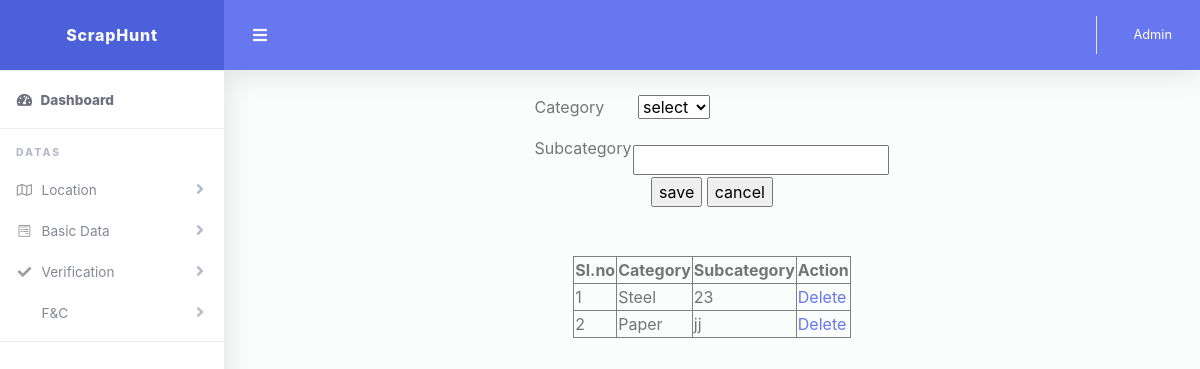
The app's page /Admin/Subcategory.php (signed in) with its own data.
### tables this page shows
CREATE TABLE `tbl_subcategory` (
  `subcategory_id` int(11) NOT NULL,
  `subcategory_name` varchar(50) NOT NULL,
  `category_id` int(11) NOT NULL
);

CREATE TABLE `tbl_category` (
  `Category_id` int(11) NOT NULL,
  `Category_name` varchar(50) NOT NULL
);

### web/Admin/Subcategory.php (the view, shortened to what this page needs)
<?php
  include("Head.php");
?>
<!DOCTYPE html PUBLIC "-//W3C//DTD XHTML 1.0 Transitional//EN" "http://www.w3.org/TR/xhtml1/DTD/xhtml1-transitional.dtd">
<html xmlns="http://www.w3.org/1999/xhtml">
<head>
</head>
<body>
<form id="form1" name="form1" method="post" action="">
  <table width="200" border="0" align="center">
    <tr>
      <td>Category</td>
      <td><label for="category2"></label>
        <select name="category" id="category2">
      <option>select</option>
      </select></td>
    </tr>
    <tr>
      <td>Subcategory</td>
      <td><label for="txt_subcategory"></label>
      <input type="text" name="txt_subcategory" id="txt_subcategory"/></td>
    </tr>
    <tr>
      <td colspan="2" align="center"><input name="btn_save" type="submit"value="save"/>
      <input type="reset" name="btn_cancel" id="btn_cancel" value="cancel"/></td>
    </tr>
  </table>
  <br /></br>
  <table width="200" border="1" align="center">
    <tr>
      <th>
      Sl.no</th>
      <th>Category</th>
      <th>Subcategory</th>
      <th>Action</th>
    </tr>
    <?php
	$i=0;
	$seQ="select * from tbl_subcategory s inner join tbl_category c on c.Category_id=s.Category_id";
	$res= $Conn->query($seQ);
	while($row=$res->fetch_assoc())
	{
		$i++;
		?>
    <tr>
      <td><?php echo $i; ?></td>
      <td><?php echo $row["Category_name"]?></td>
      <td><?php echo $row["subcategory_name"]?></td>
      <td><a href="Subcategory.php?pid=<?php echo $row["subcategory_id"]?>">Delete</a></td>
    </tr>
    <?php  }
?>
  </table>
</form>
</body>
<?php
include("Foot.php");
?>
</html>

### records on screen
tbl_subcategory: category.Category_name "Steel", subcategory_name "23"
tbl_subcategory: category.Category_name "Paper", subcategory_name "jj"

### other values on screen
$_SESSION["aname"] "Admin"
